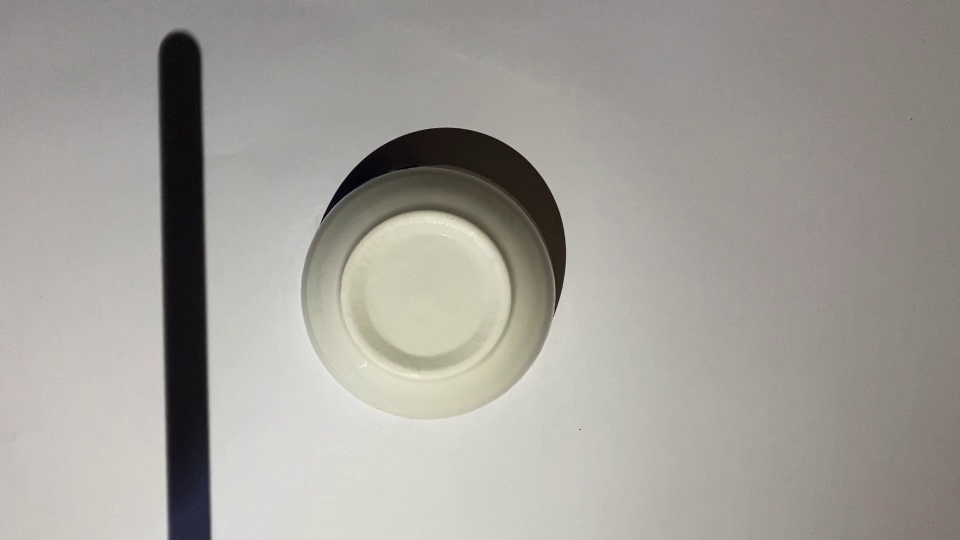
#> input picture bowl/bowl_00.jpg, 1920 x 1080 px (shown at 1/2 size); its folder holds only this picture in this run
$ python desk_scan.py
#> lines starting #> are read from the running program, lines starting #| are printed output that depends on the picture
import pickle as pkl
import numpy as np
import cv2
import os
from tqdm import tqdm
import argparse
from open3d import*
class Camera():

    # [6 lines left out: function __init__, not called in this run]

    def camera2world(self,camera):
        return np.dot(np.linalg.inv(self.extrinsics_R), (camera - self.extrinsics_T))
    def pixel2camera(self,pixel):
        p = np.array([pixel[0],pixel[1],1]).reshape(3,1)
        return np.dot(np.linalg.inv(self.intrinsics),p)
    def pixel2world(self,pixel): #pixel[0]像素x坐标，pixel[1]像素y坐标
        camera = self.pixel2camera(pixel)
        return self.camera2world(camera)
    # [8 lines left out: functions world2camera, camera2pixel, not called in this run]
    def world2pixel(self,world):
        camera = self.world2camera(world)
        return self.camera2pixel(camera)

    # [7 lines left out: function get_shadowplane, not called in this run]

class Imageset():
    def __init__(self,path):
#> called with path = './bowl'
        self.image = []
        for root, dirs, files in os.walk(path):
            for file in files:
                img = cv2.imread(root +"/"+ file)
#> img is the input picture: shape (1080, 1920, 3); mean B, G, R 153.5, 159.1, 162.4
                gray = cv2.cvtColor(img, cv2.COLOR_BGR2GRAY).astype(np.float64)
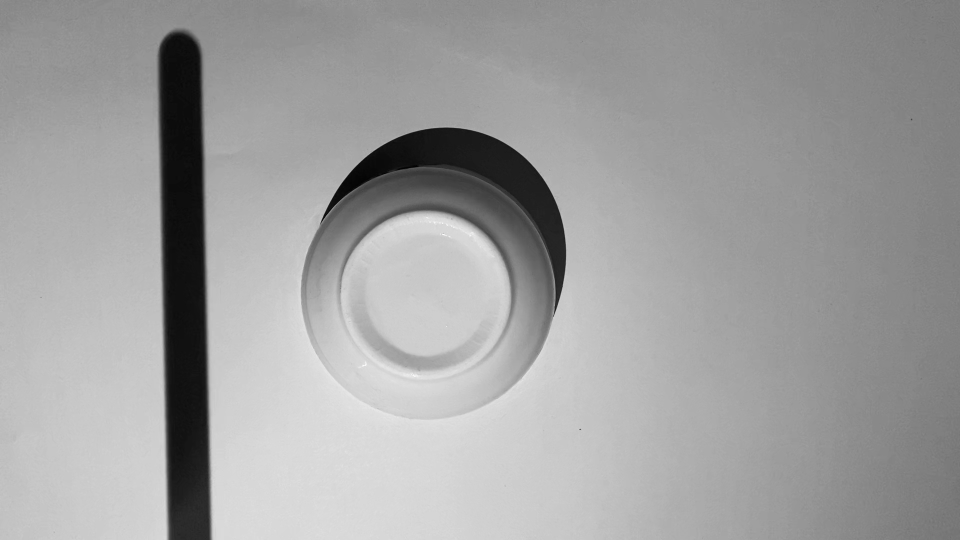
#> gray: shape (1080, 1920) float64 (shown at 1/2 size); min 0, max 253, mean 159.4
                self.image.append(gray)

        self.image = np.array(self.image)
        self.frame_lenth = self.image.shape[0]
#> self.frame_lenth = 1
        self.frame_height = self.image.shape[1]
#> self.frame_height = 1080
        self.frame_width = self.image.shape[2]
#> self.frame_width = 1920

    def __getitem__(self, item):
        return self.image[item]

# [11 lines left out: functions find_intersection_point_lp, point2plane, not called in this run]

parser = argparse.ArgumentParser()
parser.add_argument("--image",type=str,default="./bowl")
parser.add_argument("--camera_params",type = str, default="./run/calib/camera_params_2.txt")
parser.add_argument("--light_source",type=str,default="./run/light/light_source_2.npy")
parser.add_argument("--row_top",type=int,default=200)
parser.add_argument("--row_bottom",type=int,default=1000)
parser.add_argument("--threshold",type=int,default=50)
parser.add_argument("--postprocess",type=bool,default=True)
parser.add_argument("--saving",type=str,default="./run/desk_scan")
args = parser.parse_args()

image_path = args.image
print("loading images...")
imageset = Imageset(image_path)
print("done")
frame_width = imageset.frame_width
#> frame_width = 1920
frame_height = imageset.frame_height
#> frame_height = 1080
total_frame = imageset.frame_lenth
#> total_frame = 1
print(f"frame_width: {frame_width}")
#| frame_width: 1920
print(f"frame_height: {frame_height}")
#| frame_height: 1080
print(f"total_frame: {total_frame}")
#| total_frame: 1

file_calib = args.camera_params
#> (the run stopped early here; a loop or call above may not have finished)

$ run again, on bowl/bowl_05.jpg
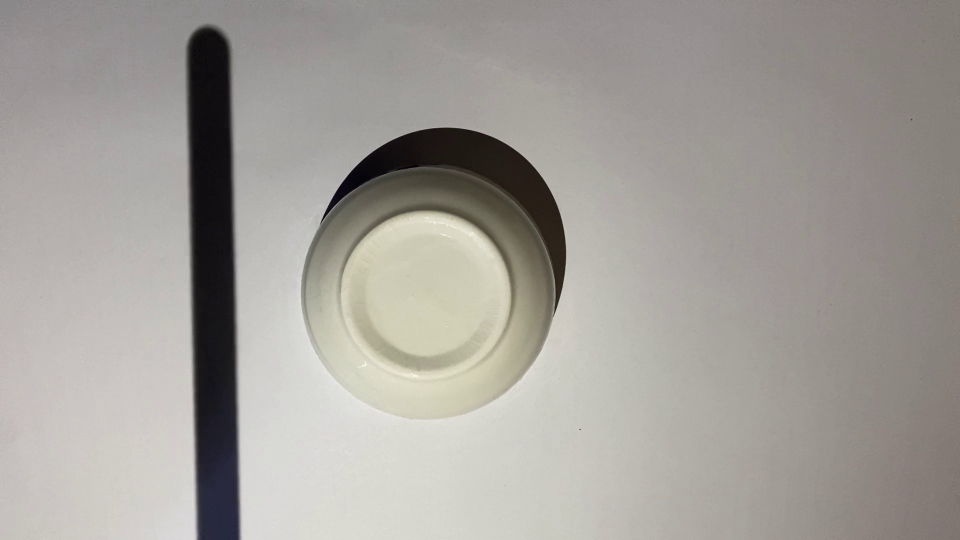
#> input picture bowl/bowl_05.jpg, 1920 x 1080 px (shown at 1/2 size)
#> in __init__, img is the input picture: shape (1080, 1920, 3); mean B, G, R 153.6, 159, 162.5
#> in __init__, `gray = cv2.cvtColor(img, cv2.COLOR_BGR2GRAY).astype(np.float64)`:
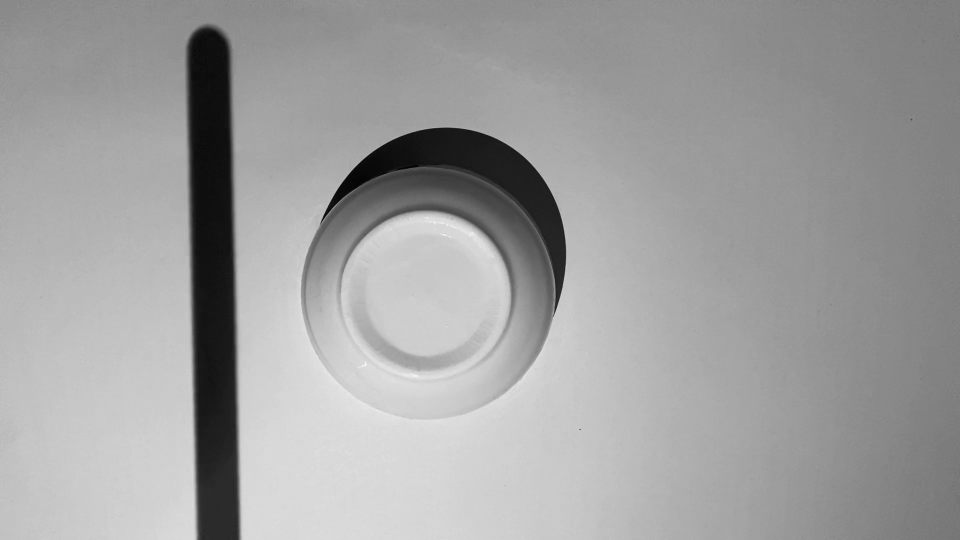
#> gray: shape (1080, 1920) float64 (shown at 1/2 size); min 0, max 254, mean 159.4
#| frame_width: 1920
#| frame_height: 1080
#| total_frame: 1
